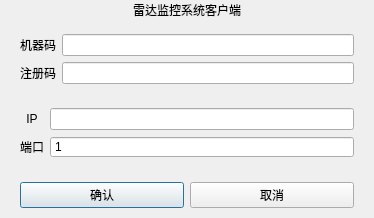
<?xml version="1.0" encoding="UTF-8"?>
<ui version="4.0">
 <class>zchxLoginDlg</class>
 <widget class="QDialog" name="zchxLoginDlg">
  <property name="geometry">
   <rect>
    <x>0</x>
    <y>0</y>
    <width>374</width>
    <height>207</height>
   </rect>
  </property>
  <property name="sizePolicy">
   <sizepolicy hsizetype="Preferred" vsizetype="Fixed">
    <horstretch>0</horstretch>
    <verstretch>0</verstretch>
   </sizepolicy>
  </property>
  <property name="windowTitle">
   <string>Dialog</string>
  </property>
  <property name="styleSheet">
   <string notr="true">QFrame{
	background-color:transparent;
}</string>
  </property>
  <layout class="QVBoxLayout" name="verticalLayout">
   <property name="topMargin">
    <number>1</number>
   </property>
   <property name="bottomMargin">
    <number>1</number>
   </property>
   <item>
    <widget class="QLabel" name="label_3">
     <property name="text">
      <string>雷达监控系统客户端</string>
     </property>
     <property name="alignment">
      <set>Qt::AlignCenter</set>
     </property>
    </widget>
   </item>
   <item>
    <widget class="QFrame" name="regis_frame">
     <property name="frameShape">
      <enum>QFrame::NoFrame</enum>
     </property>
     <property name="frameShadow">
      <enum>QFrame::Raised</enum>
     </property>
     <layout class="QGridLayout" name="gridLayout">
      <item row="0" column="0">
       <widget class="QLabel" name="label_4">
        <property name="text">
         <string>机器码</string>
        </property>
       </widget>
      </item>
      <item row="1" column="2">
       <widget class="QLineEdit" name="key"/>
      </item>
      <item row="1" column="0">
       <widget class="QLabel" name="label_6">
        <property name="text">
         <string>注册码</string>
        </property>
       </widget>
      </item>
      <item row="0" column="2">
       <widget class="QLineEdit" name="machine"/>
      </item>
     </layout>
    </widget>
   </item>
   <item>
    <widget class="QFrame" name="login_frame">
     <property name="frameShape">
      <enum>QFrame::NoFrame</enum>
     </property>
     <property name="frameShadow">
      <enum>QFrame::Raised</enum>
     </property>
     <layout class="QGridLayout" name="gridLayout_2">
      <item row="1" column="0">
       <widget class="QLabel" name="label">
        <property name="text">
         <string>IP</string>
        </property>
        <property name="alignment">
         <set>Qt::AlignCenter</set>
        </property>
       </widget>
      </item>
      <item row="1" column="1">
       <widget class="QLineEdit" name="host"/>
      </item>
      <item row="2" column="0">
       <widget class="QLabel" name="label_2">
        <property name="text">
         <string>端口</string>
        </property>
        <property name="alignment">
         <set>Qt::AlignCenter</set>
        </property>
       </widget>
      </item>
      <item row="2" column="1">
       <widget class="QSpinBox" name="port">
        <property name="buttonSymbols">
         <enum>QAbstractSpinBox::NoButtons</enum>
        </property>
        <property name="minimum">
         <number>1</number>
        </property>
        <property name="maximum">
         <number>1000000</number>
        </property>
       </widget>
      </item>
     </layout>
    </widget>
   </item>
   <item>
    <widget class="QFrame" name="btn_frame">
     <property name="frameShape">
      <enum>QFrame::NoFrame</enum>
     </property>
     <property name="frameShadow">
      <enum>QFrame::Raised</enum>
     </property>
     <layout class="QHBoxLayout" name="horizontalLayout">
      <item>
       <widget class="QPushButton" name="ok">
        <property name="text">
         <string>确认</string>
        </property>
       </widget>
      </item>
      <item>
       <widget class="QPushButton" name="cancel">
        <property name="text">
         <string>取消</string>
        </property>
       </widget>
      </item>
     </layout>
    </widget>
   </item>
  </layout>
 </widget>
 <resources/>
 <connections/>
</ui>
